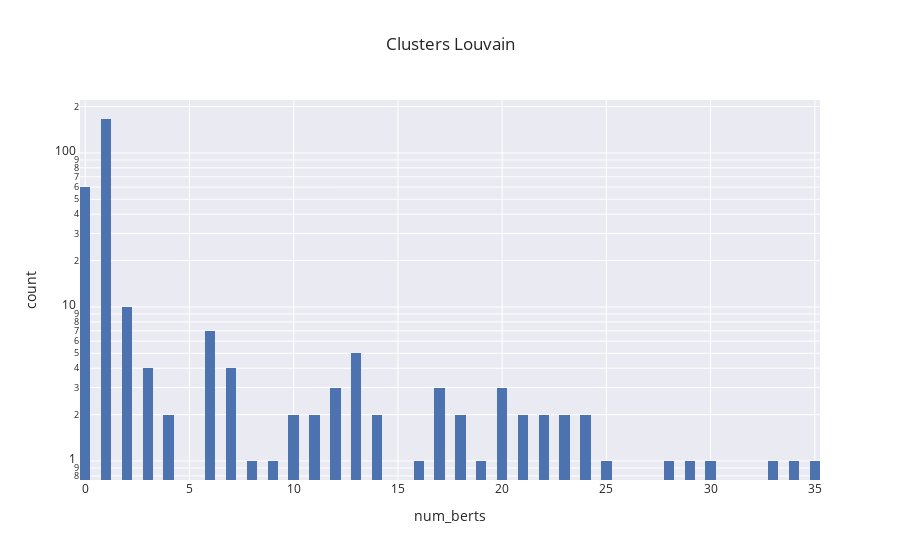
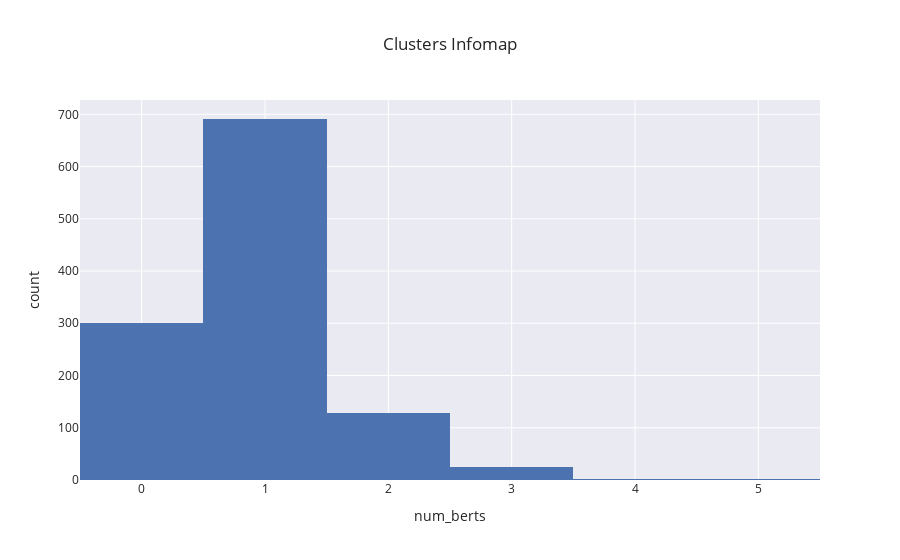

The cell these charts' notebook holds for them, in order:
### Code cell
fig1 = px.histogram(berts_louvain["num_berts"],x="num_berts", title="Clusters Louvain",nbins=80,log_y=True)
fig1.show()

fig2 = px.histogram(berts_infomap["num_berts"],x="num_berts", title="Clusters Infomap")
fig2.show()

### Figure 1 — Plotly figure (JSON) as saved in the notebook; plotly's stock layout.template omitted (floating-point values rounded to 4 significant figures; data arrays with more than 128 entries replaced by an {"elided": "..."} marker saying what was removed)
{"data": [{"alignmentgroup": "True", "bingroup": "x", "hovertemplate": "num_berts=%{x}<br>count=%{y}<extra></extra>", "legendgroup": "", "marker": {"color": "rgb(76,114,176)", "pattern": {"shape": ""}}, "name": "", "nbinsx": 80, "offsetgroup": "", "orientation": "v", "showlegend": false, "type": "histogram", "x": {"elided": "294 int values"}, "xaxis": "x", "yaxis": "y"}], "layout": {"barmode": "relative", "legend": {"tracegroupgap": 0}, "title": {"text": "Clusters Louvain"}, "xaxis": {"anchor": "y", "domain": [0, 1], "title": {"text": "num_berts"}}, "yaxis": {"anchor": "x", "domain": [0, 1], "title": {"text": "count"}, "type": "log"}}}

### Figure 2 — Plotly figure (JSON) as saved in the notebook; plotly's stock layout.template omitted (floating-point values rounded to 4 significant figures; data arrays with more than 128 entries replaced by an {"elided": "..."} marker saying what was removed)
{"data": [{"alignmentgroup": "True", "bingroup": "x", "hovertemplate": "num_berts=%{x}<br>count=%{y}<extra></extra>", "legendgroup": "", "marker": {"color": "rgb(76,114,176)", "pattern": {"shape": ""}}, "name": "", "offsetgroup": "", "orientation": "v", "showlegend": false, "type": "histogram", "x": {"elided": "1148 int values"}, "xaxis": "x", "yaxis": "y"}], "layout": {"barmode": "relative", "legend": {"tracegroupgap": 0}, "title": {"text": "Clusters Infomap"}, "xaxis": {"anchor": "y", "domain": [0, 1], "title": {"text": "num_berts"}}, "yaxis": {"anchor": "x", "domain": [0, 1], "title": {"text": "count"}}}}
